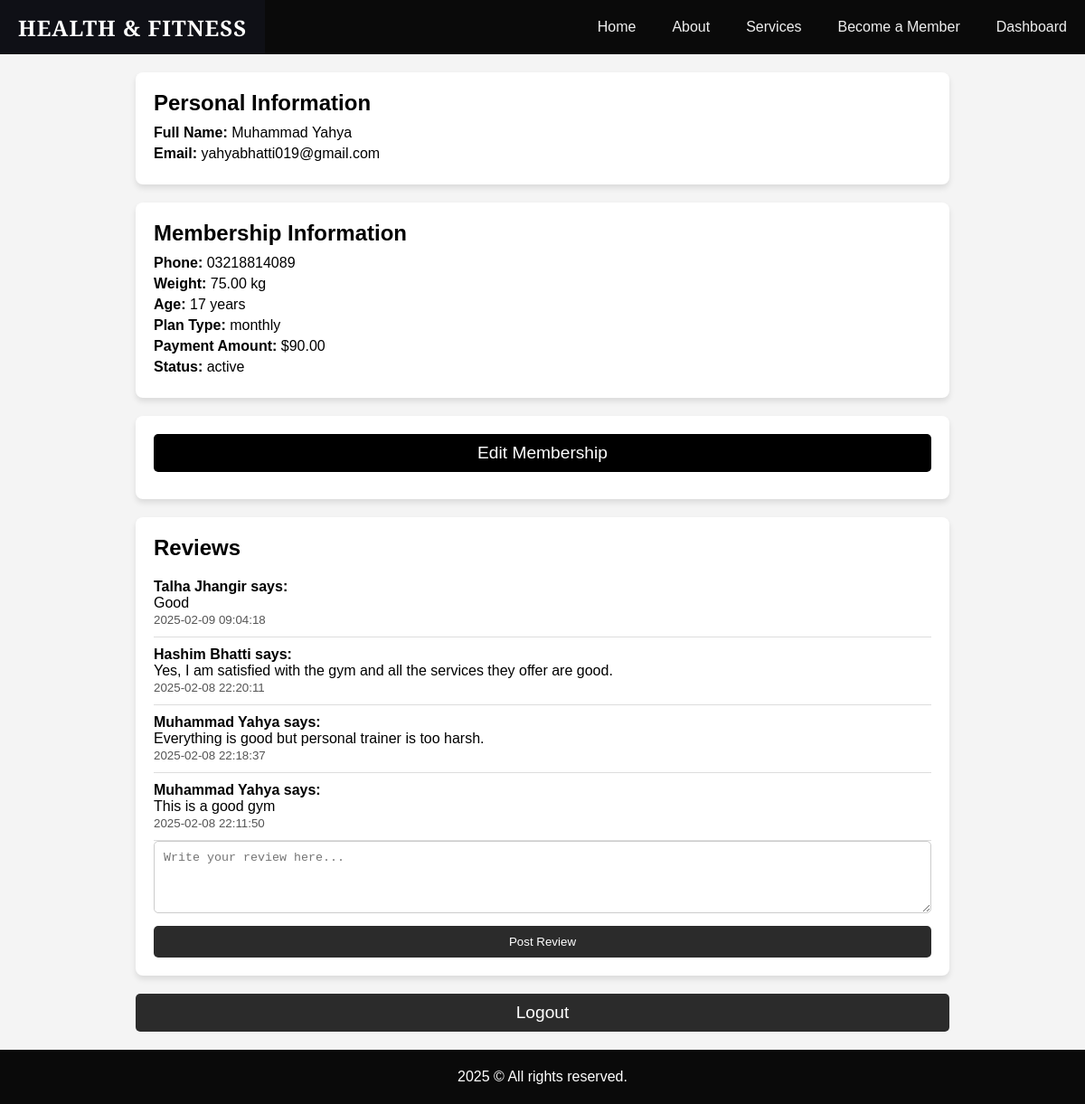
Page /dashboard.php (signed in) on the committed database.
### tables this page shows
CREATE TABLE `users` (
  `id` int(11) NOT NULL,
  `full_name` varchar(100) NOT NULL,
  `email` varchar(100) NOT NULL,
  `hashed_password` varchar(255) NOT NULL,
  `created_at` timestamp NOT NULL DEFAULT current_timestamp()
);

CREATE TABLE `memberships` (
  `id` int(11) NOT NULL,
  `user_id` int(11) NOT NULL,
  `phone` varchar(15) NOT NULL,
  `weight_kg` decimal(5,2) NOT NULL,
  `age` int(11) NOT NULL,
  `plan_type` enum('monthly','yearly') NOT NULL,
  `start_date` date NOT NULL,
  `end_date` date NOT NULL,
  `status` enum('active','expired') DEFAULT 'active',
  `created_at` timestamp NOT NULL DEFAULT current_timestamp()
);

CREATE TABLE `payments` (
  `id` int(11) NOT NULL,
  `user_id` int(11) NOT NULL,
  `amount` decimal(10,2) NOT NULL,
  `payment_status` enum('pending','paid','failed') DEFAULT 'pending',
  `payment_date` timestamp NOT NULL DEFAULT current_timestamp()
);

CREATE TABLE `reviews` (
  `id` int(11) NOT NULL,
  `user_id` int(11) NOT NULL,
  `review` text NOT NULL,
  `created_at` timestamp NOT NULL DEFAULT current_timestamp()
);

### public/dashboard.php (the view, shortened to what this page needs)
<?php
include('../includes/config.php');
$user_id = $_SESSION['user_id'];
$query = "SELECT * FROM users WHERE id = ?";
$stmt = $pdo->prepare($query);
$stmt->bindParam(1, $user_id, PDO::PARAM_INT);
$stmt->execute();
$user = $stmt->fetch(PDO::FETCH_ASSOC);
$query_membership = "SELECT * FROM memberships WHERE user_id = ?";
$stmt_membership = $pdo->prepare($query_membership);
$stmt_membership->bindParam(1, $user_id, PDO::PARAM_INT);
$stmt_membership->execute();
$membership = $stmt_membership->fetch(PDO::FETCH_ASSOC);
$query_payment = "SELECT amount FROM payments WHERE user_id = ? ORDER BY payment_date DESC LIMIT 1";
$stmt_payment = $pdo->prepare($query_payment);
$stmt_payment->bindParam(1, $user_id, PDO::PARAM_INT);
$stmt_payment->execute();
$payment = $stmt_payment->fetch(PDO::FETCH_ASSOC);
$query_reviews = "SELECT reviews.*, users.full_name FROM reviews LEFT JOIN users ON reviews.user_id = users.id ORDER BY reviews.created_at DESC";
$stmt_reviews = $pdo->prepare($query_reviews);
$stmt_reviews->execute();
$reviews = $stmt_reviews->fetchAll(PDO::FETCH_ASSOC);
include('../includes/header.php');
?>
<!DOCTYPE html>
<html lang="en">
<head>
   <link rel="stylesheet" href="assets/css/dashboard.css">
</head>
<body>
   <div class="dashboard-container">
     <div class="content-wrapper">
       <div class="card">
         <h2>Personal Information</h2>
         <p><strong>Full Name:</strong> <?php echo htmlspecialchars($user['full_name']); ?></p>
         <p><strong>Email:</strong> <?php echo htmlspecialchars($user['email']); ?></p>
       </div>
       <?php if ($membership): ?>
         <div class="card">
           <h2>Membership Information</h2>
           <p><strong>Phone:</strong> <?php echo htmlspecialchars($membership['phone']); ?></p>
           <p><strong>Weight:</strong> <?php echo htmlspecialchars($membership['weight_kg']); ?> kg</p>
           <p><strong>Age:</strong> <?php echo htmlspecialchars($membership['age']); ?> years</p>
           <p><strong>Plan Type:</strong> <?php echo htmlspecialchars($membership['plan_type']); ?></p>
           <?php if ($payment): ?>
              <p><strong>Payment Amount:</strong> $<?php echo htmlspecialchars($payment['amount']); ?></p>
           <?php else: ?>
              <p><strong>Payment Amount:</strong> Not available</p>
           <?php endif; ?>
           <p><strong>Status:</strong> <?php echo htmlspecialchars($membership['status']); ?></p>
         </div>
         <div class="card">
           <button class="edit-btn" onclick="toggleEdit()">Edit Membership</button>
         </div>
       <?php endif; ?>
       <div class="card reviews-card">
         <h2>Reviews</h2>
         <?php if (count($reviews) > 0): ?>
            <?php foreach ($reviews as $review): ?>
              <div class="review">
                 <?php if (!empty($review['full_name'])): ?>
                   <p><strong><?php echo htmlspecialchars($review['full_name']); ?> says:</strong></p>
                 <?php else: ?>
                   <p><strong>Anonymous says:</strong></p>
                 <?php endif; ?>
                 <p><?php echo htmlspecialchars($review['review']); ?></p>
                 <small><?php echo htmlspecialchars($review['created_at']); ?></small>
              </div>
            <?php endforeach; ?>
         <?php else: ?>
            <p>No reviews available.</p>
         <?php endif; ?>
         <form action="../actions/process_postreview.php" method="POST" class="review-form">
           <textarea name="review" placeholder="Write your review here..." required></textarea>
           <button type="submit">Post Review</button>
         </form>
       </div>
       <form action="../actions/process_logout.php" method="POST">
         <button type="submit" class="logout-btn">Logout</button>
       </form>
     </div>
   </div>
   <?php include('../includes/footer.php'); ?>
</body>
</html>

### public/assets/css/header.css (style rules this page uses)
:root { --color-1: #0a0a0a; --text-color: #f0f0f0; --accent-color: #d3d3d3; }
* { margin: 0; padding: 0; }
html { font-size: 12pt; font-family: Poppins, Segoe UI, Tahoma, sans-serif; }

### public/assets/css/dashboard.css (style rules this page uses)
body { font-family: Arial, sans-serif; background-color: #f4f4f4; margin: 0; padding: 0; display: flex; flex-direction: column; min-height: 100vh; }
.dashboard-container { flex-grow: 1; display: flex; justify-content: center; align-items: center; padding: 20px; min-height: 100vh; }
.content-wrapper { width: 80%; max-width: 900px; }
.card { background-color: white; padding: 20px; margin-bottom: 20px; border-radius: 8px; box-shadow: 0 4px 6px rgba(0, 0, 0, 0.1); }
.card h2 { font-size: 1.5em; margin-bottom: 10px; }
.card p { font-size: 1em; margin-bottom: 5px; }
.edit-btn, .logout-btn { width: 100%; padding: 10px; font-size: 1.2em; border: none; border-radius: 5px; cursor: pointer; }
.edit-btn { background-color: #000000; color: white; margin-bottom: 10px; }
.logout-btn { background-color: #2b2b2b; color: white; }
form input, form select, form textarea { width: 100%; padding: 10px; margin-bottom: 10px; border: 1px solid #ccc; border-radius: 5px; box-sizing: border-box; }
form button { background-color: #2b2b2b; color: white; padding: 10px 20px; border: none; cursor: pointer; border-radius: 5px; width: 100%; }
.reviews-card .review { border-bottom: 1px solid #ddd; padding: 10px 0; }
.reviews-card .review p { margin: 0; font-size: 1em; }
.reviews-card .review small { color: #555; }
.reviews-card .review-form textarea { resize: vertical; min-height: 80px; }

### rows in the picture
users: full_name "Muhammad Yahya", email "yahyabhatti019@gmail.com"
memberships: phone "03218814089", weight_kg "75.00", age "17", plan_type "monthly", status "active"
payments: amount "90.00"
reviews: user.full_name "Talha Jhangir", review "Good", created_at "2025-02-09 09:04:18"
reviews: user.full_name "Hashim Bhatti", review "Yes, I am satisfied with the gym and all the services they offer are good.", created_at "2025-02-08 22:20:11"
reviews: user.full_name "Muhammad Yahya", review "Everything is good but personal trainer is too harsh.", created_at "2025-02-08 22:18:37"
reviews: user.full_name "Muhammad Yahya", review "This is a good gym", created_at "2025-02-08 22:11:50"
